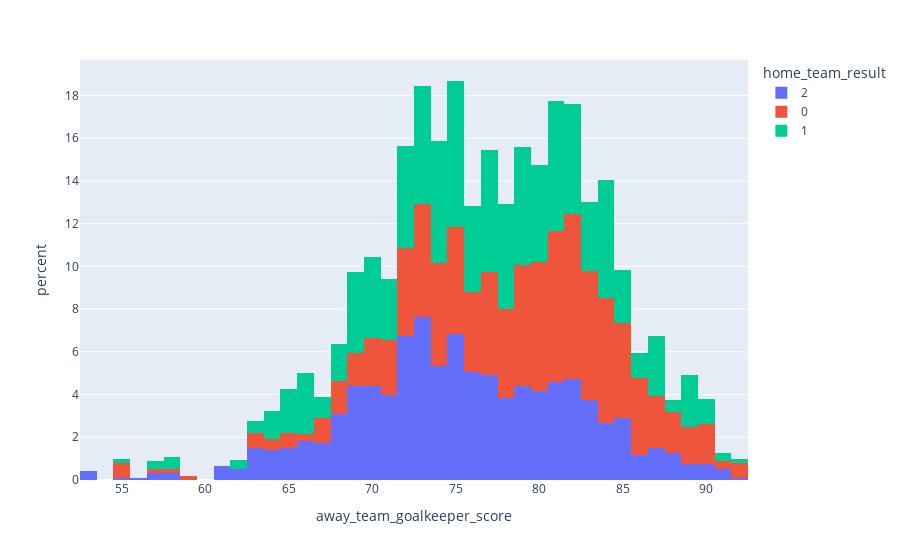

This figure's notebook cell:
### Code cell
# away_team_goalkeeper_score
fig = px.histogram(train, x='away_team_goalkeeper_score', 
                    color='home_team_result',
                    histnorm='percent')
fig.show()

### Figure 1 — Plotly figure (JSON) as saved in the notebook; plotly's stock layout.template omitted (floating-point values rounded to 4 significant figures; data arrays with more than 128 entries replaced by an {"elided": "..."} marker saying what was removed)
{"data": [{"alignmentgroup": "True", "bingroup": "x", "histnorm": "percent", "hovertemplate": "home_team_result=2<br>away_team_goalkeeper_score=%{x}<br>percent=%{y}<extra></extra>", "legendgroup": "2", "marker": {"color": "#636efa", "pattern": {"shape": ""}}, "name": "2", "offsetgroup": "2", "orientation": "v", "showlegend": true, "type": "histogram", "x": {"elided": "933 int values"}, "xaxis": "x", "yaxis": "y"}, {"alignmentgroup": "True", "bingroup": "x", "histnorm": "percent", "hovertemplate": "home_team_result=0<br>away_team_goalkeeper_score=%{x}<br>percent=%{y}<extra></extra>", "legendgroup": "0", "marker": {"color": "#EF553B", "pattern": {"shape": ""}}, "name": "0", "offsetgroup": "0", "orientation": "v", "showlegend": true, "type": "histogram", "x": {"elided": "581 int values"}, "xaxis": "x", "yaxis": "y"}, {"alignmentgroup": "True", "bingroup": "x", "histnorm": "percent", "hovertemplate": "home_team_result=1<br>away_team_goalkeeper_score=%{x}<br>percent=%{y}<extra></extra>", "legendgroup": "1", "marker": {"color": "#00cc96", "pattern": {"shape": ""}}, "name": "1", "offsetgroup": "1", "orientation": "v", "showlegend": true, "type": "histogram", "x": {"elided": "527 int values"}, "xaxis": "x", "yaxis": "y"}], "layout": {"barmode": "relative", "legend": {"title": {"text": "home_team_result"}, "tracegroupgap": 0}, "margin": {"t": 60}, "xaxis": {"anchor": "y", "domain": [0, 1], "title": {"text": "away_team_goalkeeper_score"}}, "yaxis": {"anchor": "x", "domain": [0, 1], "title": {"text": "percent"}}}}
